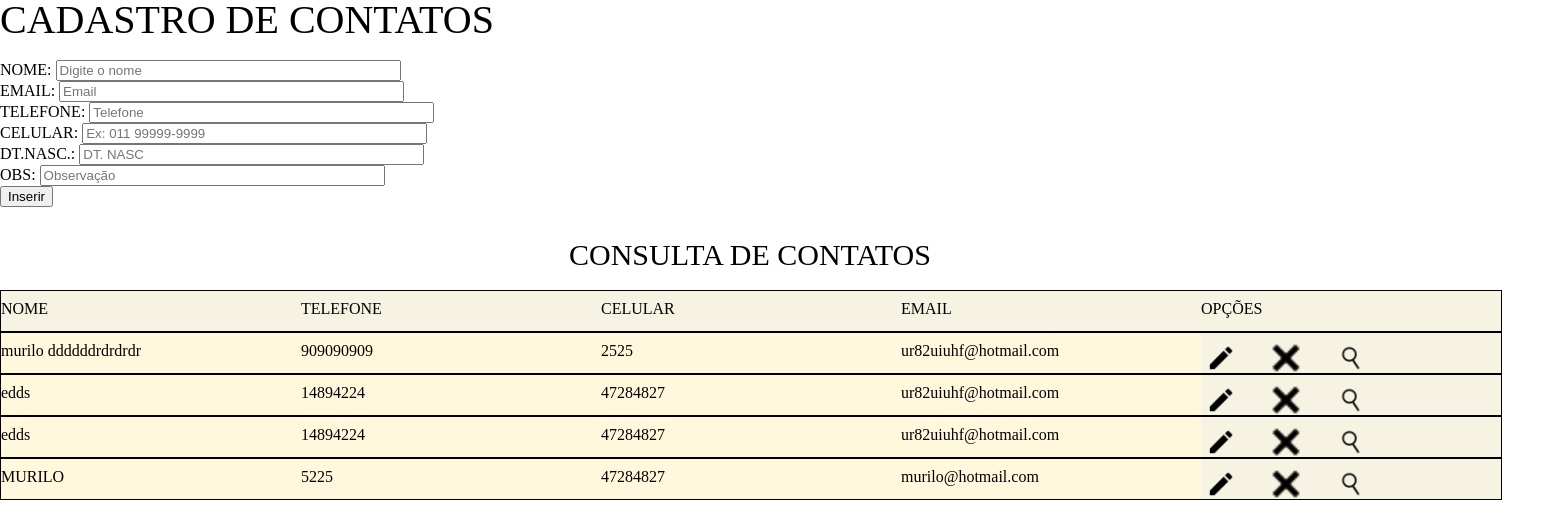
The page / on the database its author committed.
### tables this page shows
CREATE TABLE `tbl_contatos` (
  `codigo` int(11) NOT NULL AUTO_INCREMENT,
  `nome` varchar(100) NOT NULL,
  `email` varchar(100) NOT NULL,
  `telefone` varchar(16) NOT NULL,
  `celular` varchar(16) NOT NULL,
  `DATA_NASCIMENTO` date NOT NULL,
  `OBS` varchar(100) DEFAULT NULL,
  PRIMARY KEY (`codigo`)
);

### index.php (the view, shortened to what this page needs)
<?php
    $conexao = conexaoBD();
    $nome = null;
    $email = null;
    $telefone = null;
    $celular = null;
    $data_nascimento = null;
    $obs = null;
    $botao = "Inserir";
?>
<html>
	<head>
        <link rel="stylesheet" type="text/css" href="css/style.css">
        <link rel="stylesheet" type="text/css" href="css/reset.css">
	</head>
	<body>
        <div class="tela_cadastro">
        </div>
        <form name="frmcontatos" action="index.php" method="POST">
            <div class="contatos">
                NOME: <input type="text" value="<?php echo($nome);?>" id="nome" name="txtnome" size="40" required placeholder="Digite o nome" onkeypress="return Validar(event, 'number', this.id);"><p>
                EMAIL: <input type="text" value="<?php echo($email);?>" name="txtemail" placeholder="Email" size="40"><p>
                TELEFONE: <input type="text" value="<?php echo($telefone);?>"  id="telefone" name="txttelefone" size="40" placeholder="Telefone" onkeypress="return Validar(event, 'caracter', this.id);"><p>
                CELULAR: <input type="text" value="<?php echo($celular);?>" name="txtcelular" size="40" placeholder="Ex: 011 99999-9999"><p>
                DT.NASC.: <input type="text" value="<?php echo($data_nascimento);?>" name="txtdatanasc" placeholder="DT. NASC" size="40"><p>
                OBS: <input type="text" value="<?php echo($obs);?>" name="txtobs" size="40" placeholder="Observação"><p>
                <input type="submit" name="btnsalvar" value="<?php echo($botao);?>">
            </div>
        </form>
            <div class="titulo_consulta">
                CONSULTA DE CONTATOS
            </div>
            <div class="div_form">
                <div class="nomes_form">
                    <div class="nomes_consulta">
                        NOME
                    </div>
                    <div class="nomes_consulta">
                        TELEFONE
                    </div>
                    <div class="nomes_consulta">
                       CELULAR
                    </div>
                    <div class="nomes_consulta">
                        EMAIL
                    </div>
                    <div class="nomes_consulta">
                        OPÇÕES
                    </div>
                </div>
                <?php
                    $sql = "SELECT * FROM tbl_contatos ORDER BY codigo desc";
                    $select = mysqli_query($conexao, $sql);
                    while($rsContatos = mysqli_fetch_array($select))
                    {
                ?>
                    <div class="nomes_form2 color">
                        <div class="nomes_consulta2">
                            <?php
                                echo($rsContatos['nome'])
                            ?>
                        </div>
                        <div class="nomes_consulta2">
                            <?php
                                echo($rsContatos['telefone'])
                            ?>
                        </div>
                        <div class="nomes_consulta2">
                            <?php
                                echo($rsContatos['celular'])
                            ?>
                        </div>
                        <div class="nomes_consulta2">
                            <?php
                                echo($rsContatos['email'])
                            ?>
                        </div>
                        <div class="nomes_consulta">
                            <div class="img">
                                <a href="index.php?modo=buscar&id=<?php echo($rsContatos['codigo'])?>">
                                    <img src="imagens/editar.png" width="30px"title="Editar Contato" height="30px">
                                </a>
                            </div>
                            <div class="img">
                                <a href="index.php?modo=excluir&id=<?php echo($rsContatos['codigo'])?>">
                                    <img src="imagens/excluir.png" width="30px" title="Excluir Contato" height="30px">
                                </a>
                            </div>
                            <div class="img">
                                <a href="#" class="visualizar" onclick="modal(<?php echo($rsContatos['codigo'])?>)">
                                    <img src="imagens/zoom.png" width="30px" title="Visualizar Contato" height="30px">
                                </a>
                            </div>
                        </div>
                    </div>
                <?php
                    }
                ?>
            </div>
    </body>
</html>

### css/style.css (style rules this page uses)
.tela_cadastro { width: 500px; height: 50px; font-size: 40px; color: black; }
.contatos { width: 500px; height: 180px; margin-top: 10px; }
.titulo_consulta { width: 1500px; height: 50px; font-size: 30px; text-align: center; }
.div_form { width: 1800px; height: 200px; }
.nomes_form { width: 1500px; height: 40px; background-color: peachpuff; border: 1px solid black; }
.nomes_form2 { width: 1500px; height: 40px; background-color: burlywood; border: 1px solid black; }
.nomes_consulta { width: 300px; height: 30px; float: left; background-color: #f7f3e3; padding-top: 10px; font-size: 16px; }
.nomes_consulta2 { width: 300px; height: 30px; float: left; background-color: cornsilk; padding-top: 10px; }
.img { width: 60px; margin-left: 5px; height: 30px; float: left; }

### rows shown on the page
tbl_contatos: nome "murilo ddddddrdrdrdr", telefone "909090909", celular "2525", email "ur82uiuhf@hotmail.com"
tbl_contatos: nome "edds", telefone "14894224", celular "47284827", email "ur82uiuhf@hotmail.com"
tbl_contatos: nome "edds", telefone "14894224", celular "47284827", email "ur82uiuhf@hotmail.com"
tbl_contatos: nome "MURILO", telefone "5225", celular "47284827", email "murilo@hotmail.com"
